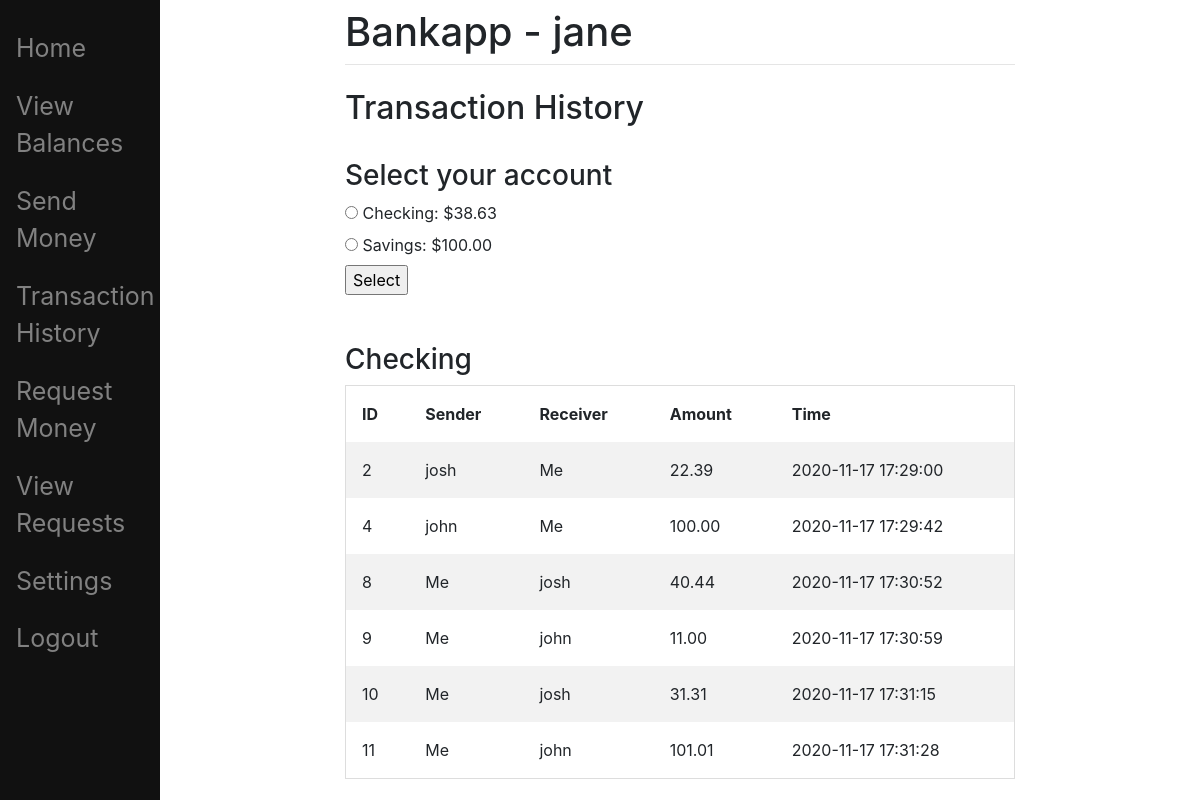
Screenshot of /transaction_history (signed in) with the database file from the repository.
### view_balances/models.py (models this page shows)
class Account(models.Model):
    user = models.ForeignKey(User, on_delete=models.CASCADE)
    balance = models.DecimalField(max_digits=6, decimal_places=2)
    preferred = models.BooleanField()
    account_type = models.CharField(max_length=10,
                                    choices=[(tag, tag.value)
                                             for tag in Account_Type])

### transaction_history/models.py (models this page shows)
class Transaction(models.Model):
    sender = models.ForeignKey(Account, related_name='sender',
                               on_delete=models.SET_NULL, null=True)
    receiver = models.ForeignKey(Account, related_name='receiver',
                                 on_delete=models.SET_NULL, null=True)
    time = models.DateTimeField()
    amount = models.DecimalField(max_digits=6, decimal_places=2)

### transaction_history/views.py (the view)
# urls.py: path('', include('transaction_history.urls')),
def transaction_history(request):
    if not request.user.is_authenticated:
        return redirect('index')
    accounts = Account.objects.filter(user=request.user).\
        order_by('account_type', 'id')
    if request.method == "POST":
        try:
            account_number = request.POST.get('account select radio', None)
            account = Account.objects.get(user=request.user, id=account_number)
        except Exception as e:
            account = accounts[0]
            print(e)
            print(account_number)
    else:
        account = accounts[0]
    transactions = (Transaction.objects.filter(sender=account) |
                    Transaction.objects.filter(receiver=account))
    transactions = transactions.order_by('id')
    context = {
        'selected': account,
        'accounts': accounts,
        'transactions': transactions
    }
    return render(request, 'transaction_history/transactions.html', context)

### transaction_history/templates/transaction_history/transactions.html (shortened to what this page needs)
{% extends 'authentication_system/base.html' %}
{% block content %}
    <h2>Transaction History</h2>
    <br>
    <h3>Select your account</h3>
    <form method="POST" action="{% url 'transaction_history' %}">
        {% for account in accounts %}
            <input type="radio" id="{{ account.id }}" name="account select radio" value="{{ account.id }}">
            <label for="{{ account.id }}">{{ account.account_type }}: ${{ account.balance }}</label><br>
        {% endfor %}
        <input type="submit" value="Select">
    </form>
    <br></br>
    <h3>{{ selected.account_type }}</h3>
    <table id="transaction table">
        <tr>
            <th onclick="sortTable(0, 'int')">ID</th>
            <th onclick="sortTable(1)">Sender</th>
            <th onclick="sortTable(2)">Receiver</th>
            <th onclick="sortTable(3, 'float')">Amount</th>
            <th onclick="sortTable(4)">Time</th>
        </tr>
        {% for transaction in transactions %}
            <tr>
                <td>{{ transaction.id }} </td>
                {% if transaction.sender.user == user %}
                    <td>Me</td>
                {% else %}
                    <td>{{ transaction.sender.user.username }}</td>
                {% endif %}
                {% if transaction.receiver.user == user %}
                    <td>Me</td>
                {% else %}
                    <td>{{ transaction.receiver.user.username }}</td>
                {% endif %}
                <td>{{ transaction.amount }}</td>
                <td>{{ transaction.time }}</td>
            </tr>
        {% endfor%}
    </table>
{% endblock %}

### authentication_system/templates/authentication_system/base.html (shortened to what this page needs)
<!doctype html>
<html>
<head>
	<link rel="stylesheet" href="https://stackpath.bootstrapcdn.com/bootstrap/4.3.1/css/bootstrap.min.css">
</head>
<body>
	<div class="sidenav">
		{% if user.is_authenticated %}
			<a href="/">Home</a>
			<a href="{% url 'view_balances' %}">View Balances</a>
			<a href="{% url 'send_money' %}">Send Money</a>
			<a href="{% url 'transaction_history' %}">Transaction History</a>
			<a href="{% url 'request_money' %}">Request Money</a>
			<a href="{% url 'view_requests' %}">View Requests</a>
			<a href="{% url 'settings_page' %}">Settings</a>
			<a href="{% url 'logout' %}">Logout</a>
		{% else %}
			<a href="{% url 'login' %}">Login</a>
		{% endif %}
	</div>
	<div id="content" name="content" class="main">
		<div class="row justify-content-center">
			<div class="col-8">
				<h1 class="mt-2">Bankapp - {{ user.username }}</h1>
				<hr class="mt-0 mb-4">
				{% block content %}
				{% endblock %}
			</div>
		</div>
	</div>
</body>
</html>

### authentication_system/templates/authentication_system/base.html (style rules this page uses)
.sidenav { height:100%; width:160px; position: fixed; z-index:1; top:0; left:0; background-color:#111; overflow-x: :hidden; padding-top:20px; }
.sidenav a { padding:10px 8px 10px 16px; text-decoration: none; font-size:25px; color: #818181; display:block; }
.main { margin-left:160px; padding: 0px 10px; }
table { border-spacing: 0; width: 100%; border: 1px solid #ddd; }
th { cursor: pointer; }
th, td { text-align: left; padding: 16px; }
tr:nth-child(even) { background-color: #f2f2f2 }

### rows the page displays
Account: account_type "Checking", balance "38.63"
Account: account_type "Savings", balance "100.00"
Transaction: shows "Me"
Transaction: shows "Me"
Transaction: shows "Me"
Transaction: shows "Me"
Transaction: shows "Me"
Transaction: shows "Me"

### other values shown
{{ user.username }} "jane"
